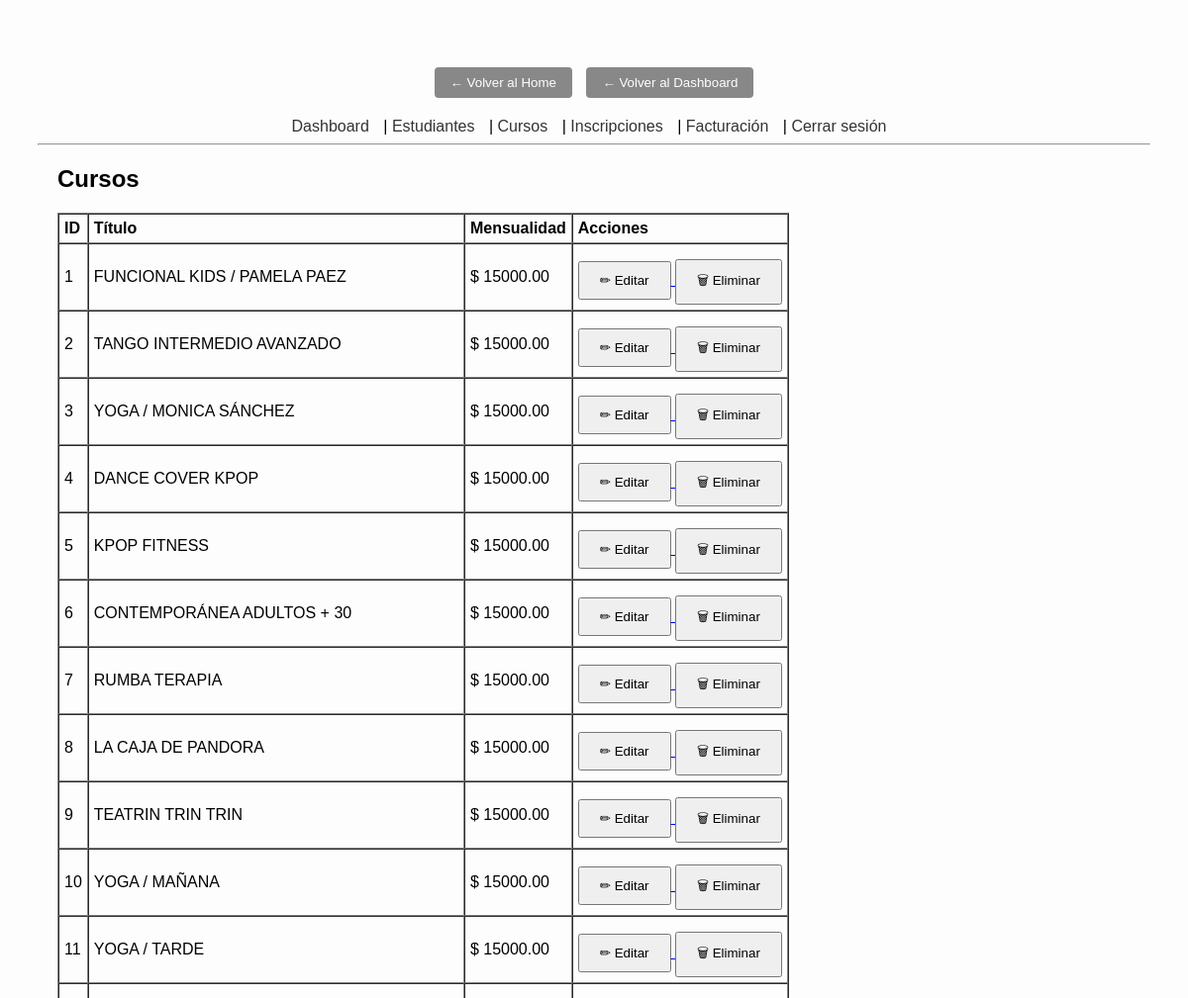
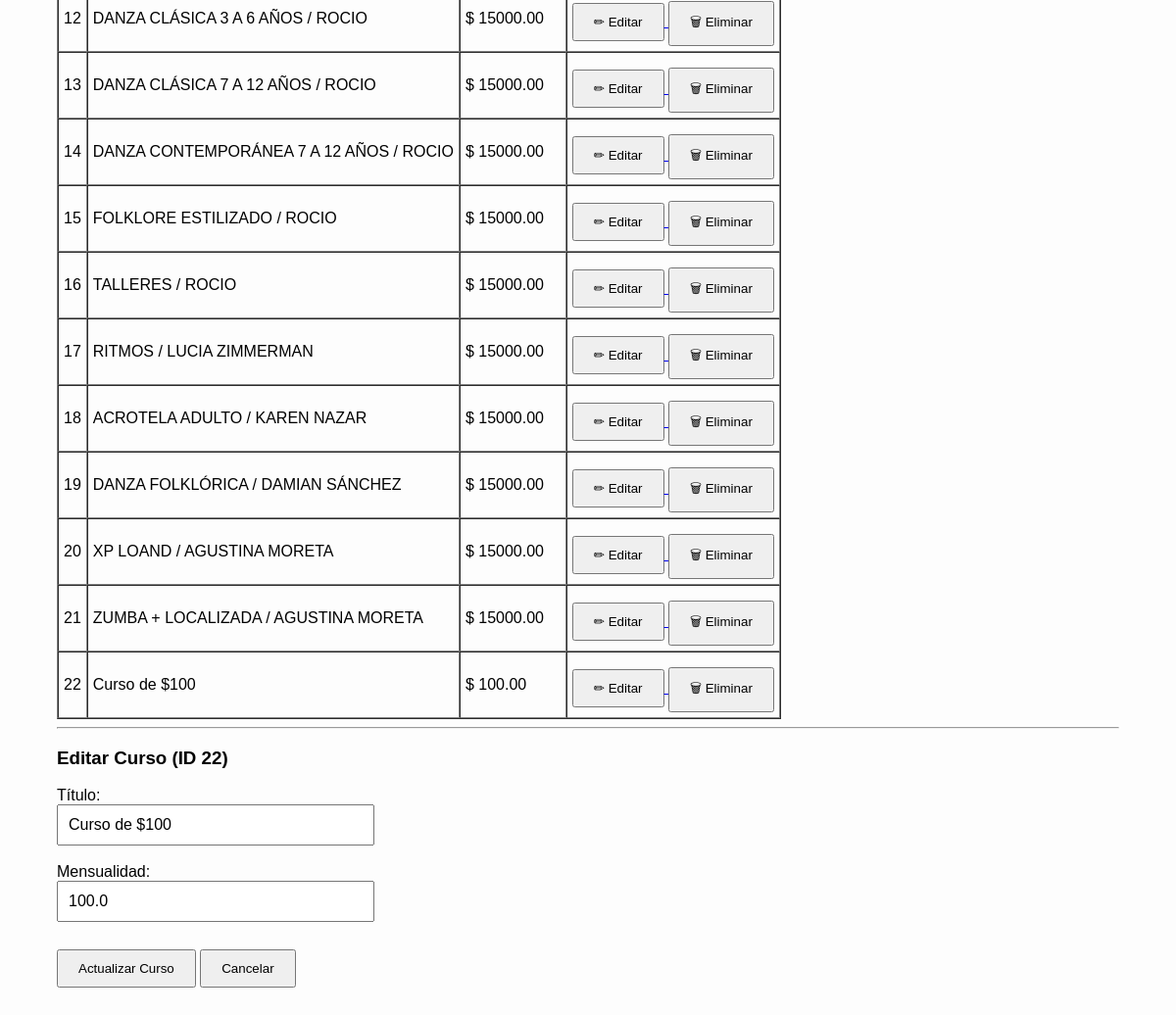
The page /admin/courses?edit_id=22 (signed in) on the database its author committed (2 pictures, top to bottom).
### app/models.py (models this page shows, shortened)
class Course(Base):
    __tablename__ = "courses"
    id          = Column(Integer, primary_key=True, index=True)
    title       = Column(String, unique=True, index=True, nullable=False)
    monthly_fee = Column(Float, default=15000.0, nullable=False)
    enrollments = relationship("Enrollment", back_populates="course")

### app/routes/admin.py (the view)
@router.get("/courses", response_class=HTMLResponse)
def admin_manage_courses(
    request: Request,
    edit_id: int = None,
    user=Depends(ensure_admin),
    db: Session = Depends(get_db)
):
    if hasattr(user, "status_code"):
        return user
    courses = list_courses(db)
    course_to_edit = None
    if edit_id:
        course_to_edit = get_course(db, edit_id)
    return templates.TemplateResponse("admin/courses.html", {
        "request": request,
        "courses": courses,
        "course_to_edit": course_to_edit
    })

### app/templates/admin/courses.html (shortened to what this page needs)
{% extends 'admin/base.html' %}
{% block content %}
<h2>Cursos</h2>
<table border="1" cellpadding="5" cellspacing="0">
    <thead>
        <tr>
            <th>ID</th>
            <th>Título</th>
            <th>Mensualidad</th>
            <th>Acciones</th>
        </tr>
    </thead>
    <tbody>
    {% for c in courses %}
        <tr>
            <td>{{ c.id }}</td>
            <td>{{ c.title }}</td>
            <td>$ {{ '%.2f' | format(c.monthly_fee) }}</td>
            <td>
                <a href="/admin/courses?edit_id={{ c.id }}">
                  <button>✏ Editar</button>
                </a>
                <a href="/admin/courses/delete/{{ c.id }}"
                   onclick="return confirm('¿Eliminar curso {{ c.title }}?');">
                  <button>🗑 Eliminar</button>
                </a>
            </td>
        </tr>
    {% endfor %}
    </tbody>
</table>
<hr>
{% if course_to_edit %}
    <h3>Editar Curso (ID {{ course_to_edit.id }})</h3>
{% else %}
    <h3>Agregar Nuevo Curso</h3>
{% endif %}
<form method="post" action="/admin/courses">
    <label>
        Título:<br>
        <input type="text" name="title" value="{{ course_to_edit.title if course_to_edit else '' }}" required />
    </label><br><br>
    <label>
        Mensualidad:<br>
        <input type="number" name="monthly_fee" step="0.01"
               value="{{ course_to_edit.monthly_fee if course_to_edit else 15000.0 }}" required />
    </label><br><br>
    <button type="submit">
        {% if course_to_edit %}Actualizar Curso{% else %}Guardar Curso{% endif %}
    </button>
    {% if course_to_edit %}
        <a href="/admin/courses"><button type="button">Cancelar</button></a>
    {% endif %}
</form>
{% endblock %}

### app/static/styles.css (style rules this page uses)
body { font-family: Arial, sans-serif; text-align: center; background: #fdfdfd; padding: 30px; }
input { padding: 10px; font-size: 16px; width: 300px; }
button { padding: 10px 20px; margin-top: 10px; }

### rows shown on the page
Course: id "1", title "FUNCIONAL KIDS / PAMELA PAEZ", monthly_fee "15000.00"
Course: id "2", title "TANGO INTERMEDIO AVANZADO", monthly_fee "15000.00"
Course: id "3", title "YOGA / MONICA SÁNCHEZ", monthly_fee "15000.00"
Course: id "4", title "DANCE COVER KPOP", monthly_fee "15000.00"
Course: id "5", title "KPOP FITNESS", monthly_fee "15000.00"
Course: id "6", title "CONTEMPORÁNEA ADULTOS + 30", monthly_fee "15000.00"
Course: id "7", title "RUMBA TERAPIA", monthly_fee "15000.00"
Course: id "8", title "LA CAJA DE PANDORA", monthly_fee "15000.00"
Course: id "9", title "TEATRIN TRIN TRIN", monthly_fee "15000.00"
Course: id "10", title "YOGA / MAÑANA", monthly_fee "15000.00"
Course: id "11", title "YOGA / TARDE", monthly_fee "15000.00"
Course: id "12", title "DANZA CLÁSICA 3 A 6 AÑOS / ROCIO", monthly_fee "15000.00"
Course: id "13", title "DANZA CLÁSICA 7 A 12 AÑOS / ROCIO", monthly_fee "15000.00"
Course: id "14", title "DANZA CONTEMPORÁNEA 7 A 12 AÑOS / ROCIO", monthly_fee "15000.00"
Course: id "15", title "FOLKLORE ESTILIZADO / ROCIO", monthly_fee "15000.00"
Course: id "16", title "TALLERES / ROCIO", monthly_fee "15000.00"
Course: id "17", title "RITMOS / LUCIA ZIMMERMAN", monthly_fee "15000.00"
Course: id "18", title "ACROTELA ADULTO / KAREN NAZAR", monthly_fee "15000.00"
Course: id "19", title "DANZA FOLKLÓRICA / DAMIAN SÁNCHEZ", monthly_fee "15000.00"
Course: id "20", title "XP LOAND / AGUSTINA MORETA", monthly_fee "15000.00"
Course: id "21", title "ZUMBA + LOCALIZADA / AGUSTINA MORETA", monthly_fee "15000.00"
Course: id "22", title "Curso de $100", monthly_fee "100.00", monthly_fee "100.0"
